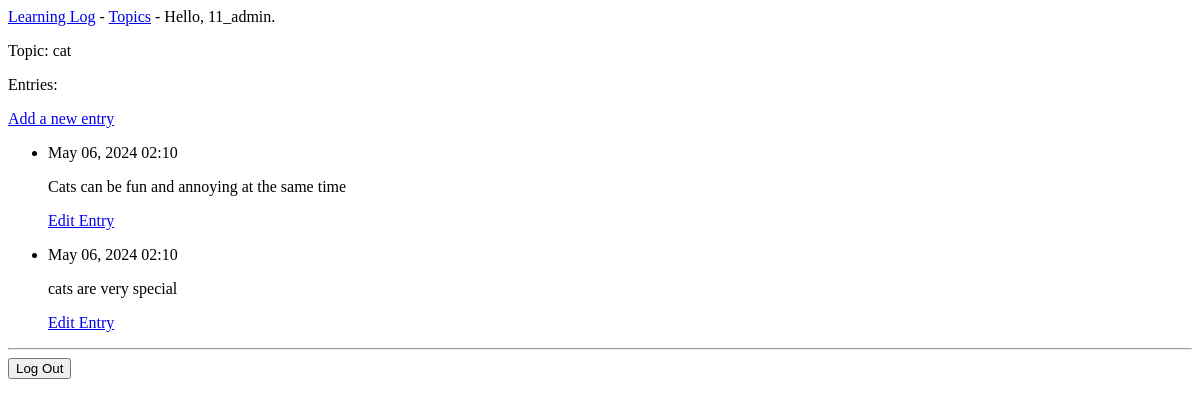
Page /topics/6/ (signed in) on the earlier database version.
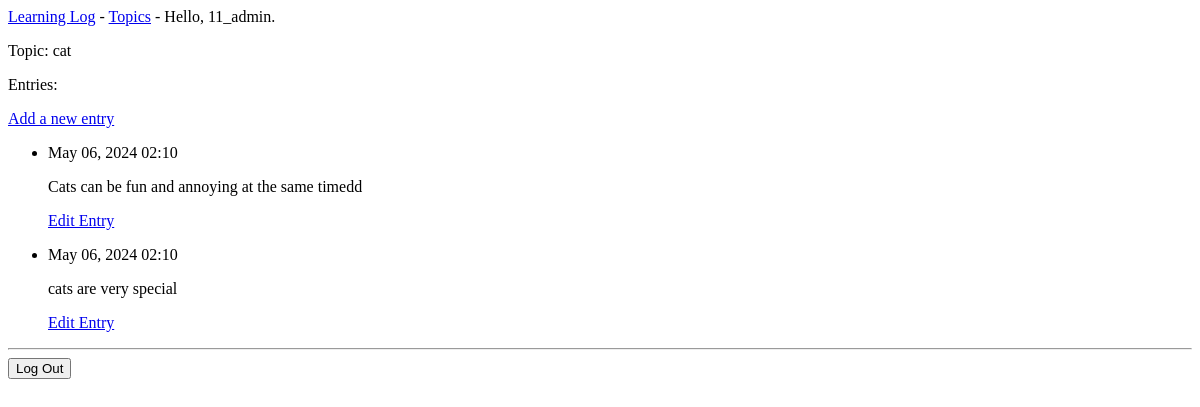
Same page on the later database version.
### learning_logs/models.py (models this page shows, shortened)
class Entry(models.Model):
    topic = models.ForeignKey(Topic, on_delete = models.CASCADE)
    text = models.TextField()
    date_added = models.DateTimeField(auto_now_add = True)
    class Meta:
        verbose_name_plural = 'entries'

### learning_logs/views.py (the view)
# urls.py: path('topics/<int:topic_id>/', views.topic, name='topic'),
@login_required
def topic(request, topic_id):
    topic = Topic.objects.get(id=topic_id)
    if topic.owner != request.user:
        raise Http404
    entries = topic.entry_set.order_by('-date_added')
    context = {'topic': topic, 'entries': entries}
    return render(request, 'learning_logs/topic.html', context)

### learning_logs/templates/learning_logs/topic.html
{% extends 'learning_logs/base.html' %} {% block content %}
<p>Topic: {{topic.text}}</p>
<p>Entries:</p>
<p>
  <a href="{% url 'learning_logs:new_entry' topic.id %}">Add a new entry</a>
</p>
<ul>
  {% for entry in entries %}
  <li>
    <p>{{ entry.date_added|date:'M d, Y H:i' }}</p>
    <p>{{ entry.text|linebreaks }}</p>
    <p>
      <a href="{% url 'learning_logs:edit_entry' entry.id %}">Edit Entry</a>
    </p>
  </li>
  {% empty %}
  <li>There are no entries for this topic yet.</li>
  {% endfor %}
</ul>
{% endblock content %}

Differences in the rows shown:
changed Entry: text "Cats can be fun and annoying at the same time" → "Cats can be fun and annoying at the same timedd"
